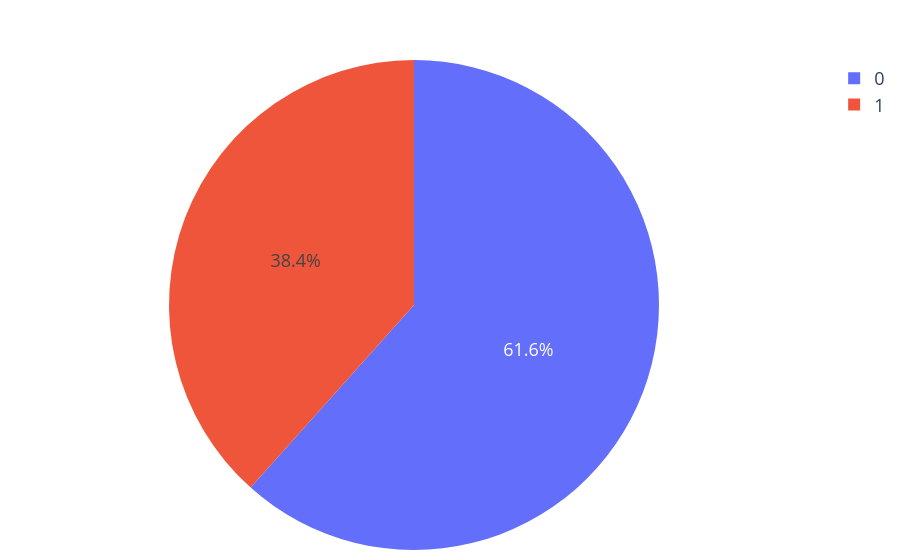

The notebook cell saved with this chart:
### Code cell
create_pie_chart_of_count(passenger_df_train, 'Survived')

### Figure 1 — Plotly figure (JSON) as saved in the notebook; plotly's stock layout.template omitted (floating-point values rounded to 4 significant figures)
{"data": [{"domain": {"x": [0, 1], "y": [0, 1]}, "hovertemplate": "Survived=%{label}<br>count=%{value}<extra></extra>", "labels": [0, 1], "legendgroup": "", "name": "", "showlegend": true, "type": "pie", "values": [549, 342]}], "layout": {"legend": {"tracegroupgap": 0}, "margin": {"t": 60}}}
